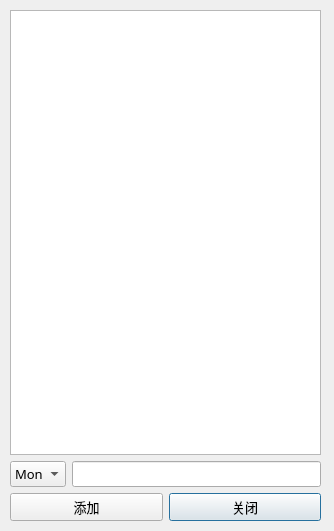
<?xml version="1.0" encoding="UTF-8"?>
<ui version="4.0">
 <class>ShowMoreInfo</class>
 <widget class="QDialog" name="ShowMoreInfo">
  <property name="geometry">
   <rect>
    <x>0</x>
    <y>0</y>
    <width>334</width>
    <height>531</height>
   </rect>
  </property>
  <property name="minimumSize">
   <size>
    <width>334</width>
    <height>531</height>
   </size>
  </property>
  <property name="maximumSize">
   <size>
    <width>334</width>
    <height>531</height>
   </size>
  </property>
  <property name="font">
   <font>
    <family>微软雅黑</family>
    <pointsize>10</pointsize>
   </font>
  </property>
  <property name="windowTitle">
   <string>更多信息</string>
  </property>
  <property name="windowIcon">
   <iconset resource="TimeTableQt.qrc">
    <normaloff>:/TimeTableQt/123.ico</normaloff>:/TimeTableQt/123.ico</iconset>
  </property>
  <widget class="QWidget" name="layoutWidget">
   <property name="geometry">
    <rect>
     <x>10</x>
     <y>10</y>
     <width>311</width>
     <height>511</height>
    </rect>
   </property>
   <layout class="QVBoxLayout" name="verticalLayout">
    <item>
     <widget class="QListView" name="listView"/>
    </item>
    <item>
     <layout class="QHBoxLayout" name="horizontalLayout">
      <item>
       <widget class="QComboBox" name="comboBox">
        <property name="currentText">
         <string>Mon</string>
        </property>
        <item>
         <property name="text">
          <string>Mon</string>
         </property>
        </item>
        <item>
         <property name="text">
          <string>Tue</string>
         </property>
        </item>
        <item>
         <property name="text">
          <string>Wed</string>
         </property>
        </item>
        <item>
         <property name="text">
          <string>Thu</string>
         </property>
        </item>
        <item>
         <property name="text">
          <string>Fri</string>
         </property>
        </item>
        <item>
         <property name="text">
          <string>Sat</string>
         </property>
        </item>
        <item>
         <property name="text">
          <string>Sun</string>
         </property>
        </item>
       </widget>
      </item>
      <item>
       <widget class="QLineEdit" name="lineEdit"/>
      </item>
     </layout>
    </item>
    <item>
     <layout class="QHBoxLayout" name="horizontalLayout_2">
      <item>
       <widget class="QPushButton" name="pushButton">
        <property name="text">
         <string>添加</string>
        </property>
       </widget>
      </item>
      <item>
       <widget class="QPushButton" name="pushButton_2">
        <property name="text">
         <string>关闭</string>
        </property>
        <property name="default">
         <bool>true</bool>
        </property>
       </widget>
      </item>
     </layout>
    </item>
   </layout>
  </widget>
 </widget>
 <resources>
  <include location="TimeTableQt.qrc"/>
 </resources>
 <connections/>
</ui>
